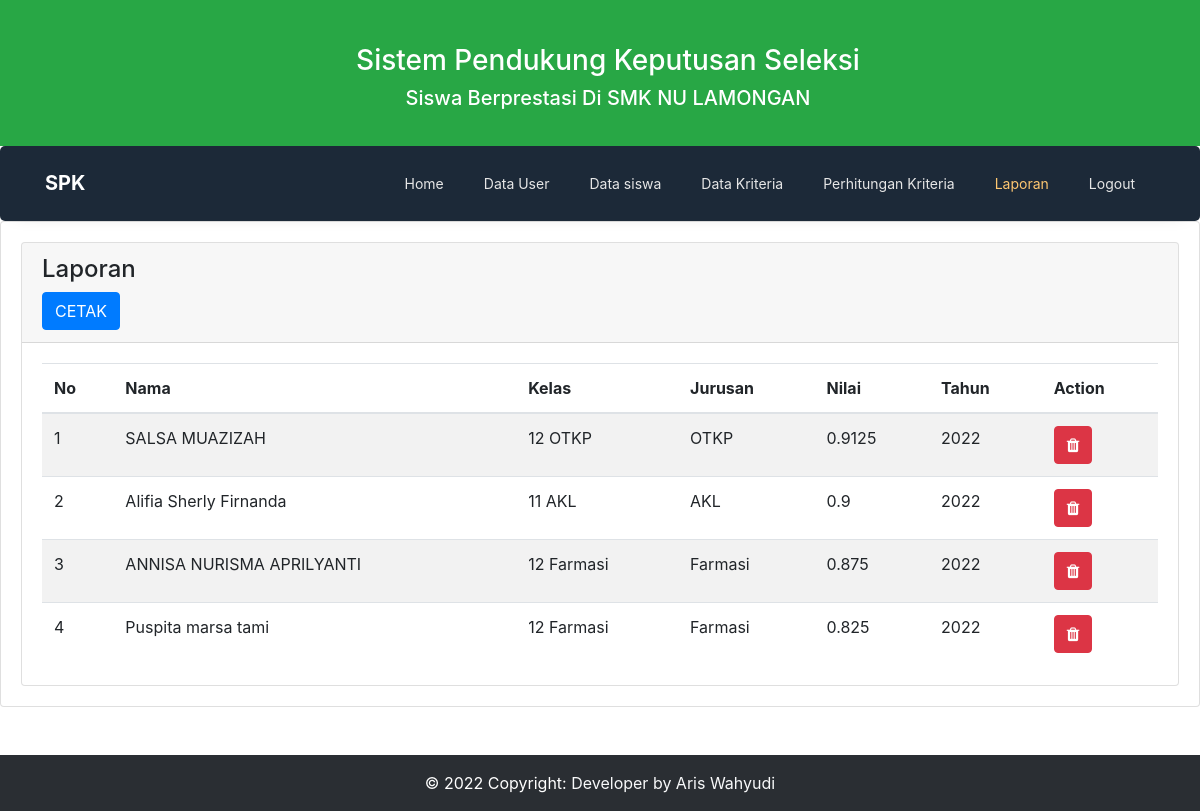
/laporan/index.php (signed in), run on the app's committed database.
### tables this page shows
CREATE TABLE `dt_siswa` (
  `kd_siswa` varchar(11) NOT NULL,
  `nama_siswa` varchar(50) NOT NULL,
  `jenis_kelamin` enum('Laki - Laki','Perempuan') NOT NULL,
  `jurusan` varchar(15) NOT NULL,
  `kelas` varchar(15) NOT NULL,
  `alamat` varchar(100) NOT NULL
);

CREATE TABLE `hasil` (
  `kd_hasil` int(11) NOT NULL,
  `kd_siswa` varchar(11) NOT NULL,
  `nilai` double NOT NULL
);

CREATE TABLE `siswa_berprestasi` (
  `id_berprestasi` int(12) NOT NULL,
  `id_user` varchar(12) NOT NULL,
  `kd_siswa` varchar(11) NOT NULL,
  `Tgl` varchar(20) NOT NULL
);

### laporan/index.php (the view, shortened to what this page needs)
<?php
if (isset($_SESSION['username'])) {
    include_once('header.php');
?>
    <div class="card">
        <div class="card-body">
            <div class="row ">
                <div class="col-12">
                    <div class="card">
                        <div class="card-header">
                            <h4>Laporan</h4>
                            <div class="card-header-action">
                                <button class="btn btn-primary btn-action btn-xs mr-1" data-toggle="modal" data-target="#exampleModal" data-toggle="tooltip" title="CETAK"><span>CETAK</span></button>
                            </div>
                        </div>
                        <div class="card-body">
                            <div class="table-responsive">
                                <div class="table-responsive">
                                    <table class="table table-striped mb-0 admin" id="admin">
                                        <thead>
                                            <tr>
                                                <th>No</th>
                                                <th>Nama</th>
                                                <th>Kelas </th>
                                                <th>Jurusan </th>
                                                <th>Nilai</th>
                                                <th>Tahun</th>
                                                <th>Action</th>
                                            </tr>
                                        </thead>
                                        <tbody>
                                            <?php
                                            $Sql = mysqli_query($con, "SELECT * FROM `dt_siswa` as s INNER JOIN siswa_berprestasi as b INNER JOIN hasil as n ON n.kd_siswa=s.kd_siswa WHERE s.kd_siswa=b.kd_siswa");
                                            $no = 1;
                                            if (mysqli_num_rows($Sql) > 0) {
                                                while ($row = mysqli_fetch_array($Sql)) {
                                            ?>
                                                    <td><?= $no++ ?></td>
                                                    <td><?= $row['nama_siswa'] ?></td>
                                                    <td><?= $row['kelas'] ?></td>
                                                    <td><?= $row['jurusan'] ?></td>
                                                    <td><?= round($row['nilai'], 6) ?></td>
                                                    <td><?= date("Y",  strtotime($row["Tgl"])); ?></td>
                                                    <td>
                                                        <a href="delete.php?id=<?= $row['id_berprestasi'] ?>" class="btn btn-danger btn-xs delete-data mr-1" title="hapus"><i class="fa fa-trash"></i></a>
                                                    </td>
                                            <?php
                                                }
                                            } else {
                                            }
                                            ?>
                                        </tbody>
                                    </table>
                                </div>
                            </div>
                        </div>
                    </div>
                </div>
            </div>
        </div>
    </div>
<?php
    include_once('footer.php');
} else {
    echo "<script>window.location='" . base_url('auth/login.php') . "';</script>";
}
?>

### data on the page
dt_siswa: nama_siswa "SALSA MUAZIZAH", kelas "12 OTKP", jurusan "OTKP", hasil.nilai "0.9125", siswa_berprestasi.Tgl "2022"
dt_siswa: nama_siswa "Alifia Sherly Firnanda", kelas "11 AKL", jurusan "AKL", hasil.nilai "0.9", siswa_berprestasi.Tgl "2022"
dt_siswa: nama_siswa "ANNISA NURISMA APRILYANTI", kelas "12 Farmasi", jurusan "Farmasi", hasil.nilai "0.875", siswa_berprestasi.Tgl "2022"
dt_siswa: nama_siswa "Puspita marsa tami", kelas "12 Farmasi", jurusan "Farmasi", hasil.nilai "0.825", siswa_berprestasi.Tgl "2022"
